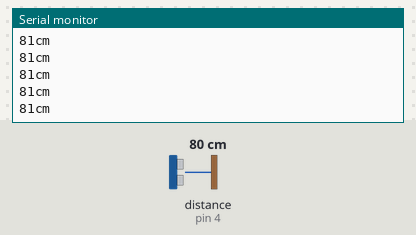
A sketch run on a simulated Arduino Uno, built with avr-gcc and run on an emulated ATmega328P. On the bench: the last lines printed to the serial monitor. The inputs (shaded band) are chosen by the test bench; at power-on: distance to the obstacle (sensor on pin 4) 80 cm. The echo pulse lasts 58.3 µs per cm; no radio packets arrive unless stated.

Above: at 1.2 s.
1.3 s: distance to the obstacle (sensor on pin 4) set to 2 cm
At 1.57 s:
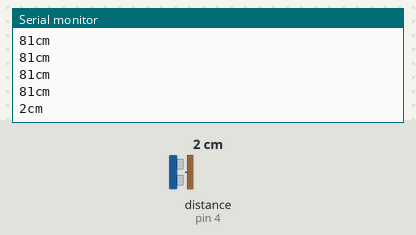
2.8 s: distance to the obstacle (sensor on pin 4) set to 4 cm
At 2.87 s:
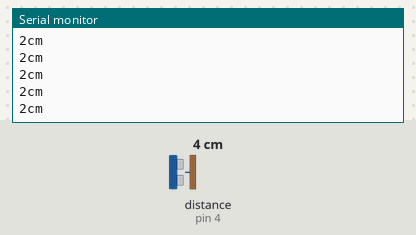
4.3 s: distance to the obstacle (sensor on pin 4) set to 18 cm
At 4.33 s:
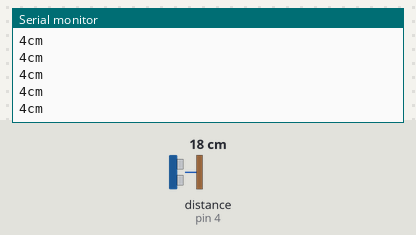
Timing chart, 0 to 7.3 s (numbered marks = the images above; inputs shaded):
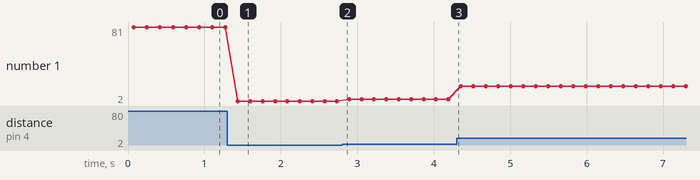

The sketch:

sketch_jun28a.ino
```cpp
#include <NewPing.h>
#include <SPI.h>
#include <LoRa.h>


#define echoPin 4 // attach pin D2 Arduino to pin Echo of HC-SR04
#define trigPin 5 //attach pin D3 Arduino to pin Trig of HC-SR04

// defines variables
long duration; // variable for the duration of sound wave travel
int distance; // variable for the distance measurement
const int MaxDistance = 200;
int pot = A0;

NewPing sonar(trigPin, echoPin, MaxDistance);

void setup() {

  Serial.begin(9600); // // Serial Communication is starting with 9600 of baudrate speed
  Serial.println("Ultrasonic Sensor HC-SR04 Tes t"); // print some text in Serial Monitor
  Serial.println("with Arduino UNO R3");
  Serial.println("LoRa On!");

  pinMode(pot,INPUT);
  if (!LoRa.begin(433E6)) { // or 915E6, the MHz speed of yout module
    Serial.println("Starting LoRa failed!");
    while (1);
  }else{
    Serial.println("LoRa On!");
  }


}
void loop() {


  delay(50);                      // esperar 50ms entre pings (29ms como minimo)
  Serial.print(sonar.ping_cm()); // obtener el valor en cm (0 = fuera de rango)
  Serial.println("cm");


  LoRa.beginPacket();
  LoRa.print(sonar.ping_cm());
  LoRa.endPacket();
  delay(50);


}
```

Measured:
- after the input at 1.3 s, the serial monitor: prints a new line after 0.14 s (image 1)
- plotted number 1: 81 → 2 after the input at 1.3 s, 4 → 18 after the input at 4.3 s
